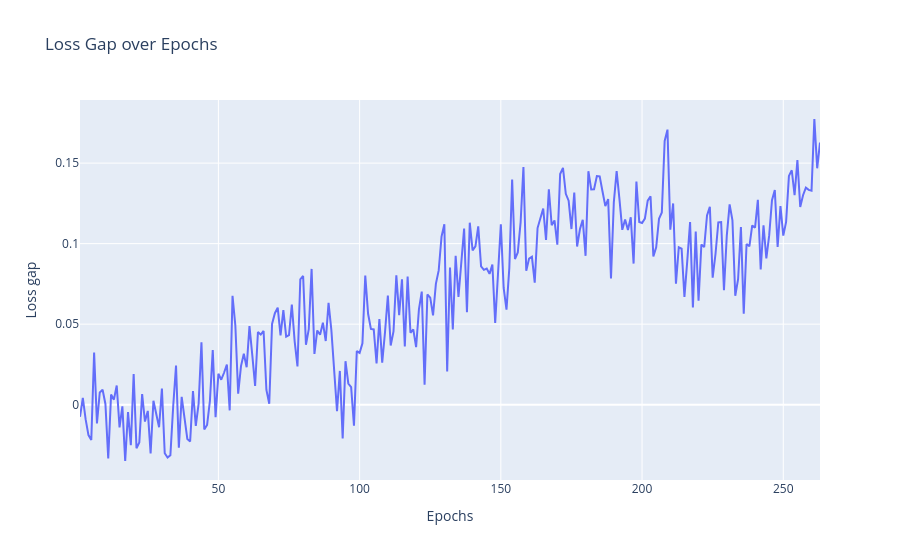

Notebook source saved alongside this figure:
### Code cell
loss_gap = val_loss - train_loss

fig = go.Figure()
fig.add_trace(go.Scatter(x=epochs, y=loss_gap, mode="lines", name="Val Loss - Train Loss"))

fig.update_layout(
    title="Loss Gap over Epochs",
    xaxis_title="Epochs",
    yaxis_title="Loss gap",
    hovermode="x unified"
)

### Figure 1 — Plotly figure (JSON) as saved in the notebook; plotly's stock layout.template omitted (floating-point values rounded to 4 significant figures; data arrays with more than 128 entries replaced by an {"elided": "..."} marker saying what was removed)
{"data": [{"mode": "lines", "name": "Val Loss - Train Loss", "type": "scatter", "x": {"elided": "263 int values"}, "y": {"elided": "263 float values"}}], "layout": {"hovermode": "x unified", "title": {"text": "Loss Gap over Epochs"}, "xaxis": {"title": {"text": "Epochs"}}, "yaxis": {"title": {"text": "Loss gap"}}}}
